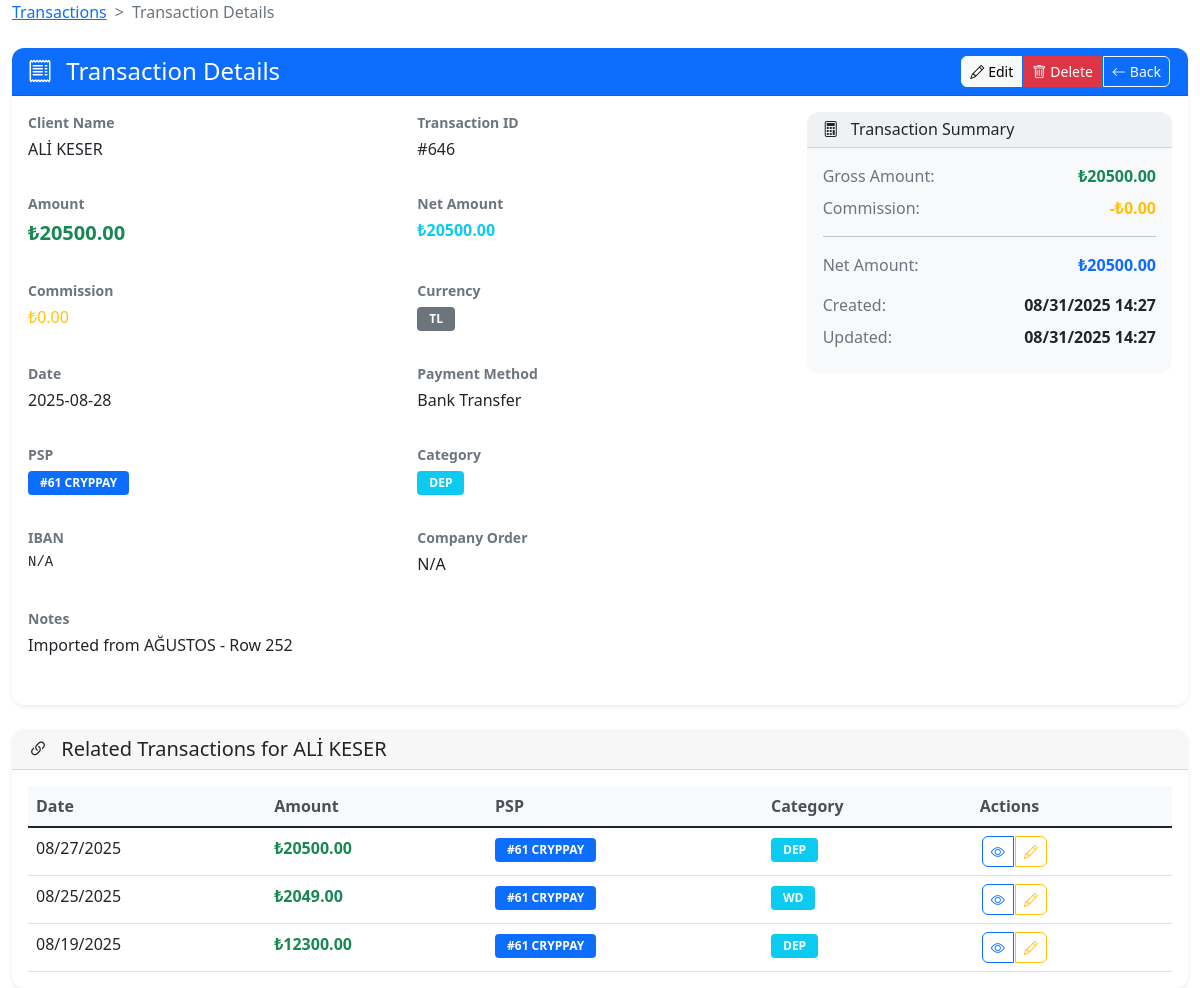
Page /view/646 (signed in) on the committed database.
### app/models/transaction.py (models this page shows, shortened)
class Transaction(db.Model):
    __tablename__ = 'transaction'  # Keep original name to match database
    id = db.Column(db.Integer, primary_key=True)
    client_name = db.Column(db.String(100), nullable=False)
    company = db.Column(db.String(100))
    payment_method = db.Column(db.String(50))
    date = db.Column(db.Date, nullable=False)
    category = db.Column(db.String(50))
    amount = db.Column(db.Numeric(15, 2), nullable=False)
    commission = db.Column(db.Numeric(15, 2), default=0.0)
    net_amount = db.Column(db.Numeric(15, 2), nullable=False)
    currency = db.Column(db.String(10), default='TL')
    psp = db.Column(db.String(50))
    notes = db.Column(db.Text)
    amount_try = db.Column(db.Numeric(15, 2), nullable=True)
    commission_try = db.Column(db.Numeric(15, 2), nullable=True)
    net_amount_try = db.Column(db.Numeric(15, 2), nullable=True)
    exchange_rate = db.Column(db.Numeric(10, 4), nullable=True)
    created_at = db.Column(db.DateTime, default=lambda: datetime.now(timezone.utc))
    updated_at = db.Column(db.DateTime, default=lambda: datetime.now(timezone.utc), onupdate=lambda: datetime.now(timezone.utc))
    created_by = db.Column(db.Integer, db.ForeignKey('user.id'))
    __table_args__ = (
        db.Index('idx_transaction_date', 'date'),
        db.Index('idx_transaction_client', 'client_name'),
        db.Index('idx_transaction_company', 'company'),
        db.Index('idx_transaction_psp', 'psp'),
        db.Index('idx_transaction_category', 'category'),
        db.Index('idx_transaction_currency', 'currency'),
        db.Index('idx_transaction_created_at', 'created_at'),
        db.Index('idx_transaction_created_by', 'created_by'),
        db.Index('idx_transaction_date_psp', 'date', 'psp'),
        db.Index('idx_transaction_date_category', 'date', 'category'),
        db.Index('idx_transaction_date_currency', 'date', 'currency'),
        db.Index('idx_transaction_psp_category', 'psp', 'category'),
        db.Index('idx_transaction_created_by_date', 'created_by', 'date'),
        db.Index('idx_transaction_date_psp_category', 'date', 'psp', 'category'),
        db.Index('idx_transaction_date_currency_psp', 'date', 'currency', 'psp'),
    )
    user = db.relationship('User', backref=db.backref('transactions', lazy=True))

### app/routes/transactions.py (the view)
@transactions_bp.route('/view/<int:transaction_id>')
@login_required
def view_transaction(transaction_id):
    transaction = Transaction.query.get_or_404(transaction_id)
    related_transactions = Transaction.query.filter_by(
        client_name=transaction.client_name
    ).filter(
        Transaction.id != transaction_id
    ).order_by(desc(Transaction.date)).limit(5).all()
    return render_template('view_transaction.html',
                         transaction=transaction,
                         related_transactions=related_transactions)

### app/__init__.py (called while the page is built)
    def get_stats(self):
        total = self._stats['hits'] + self._stats['misses']
        hit_rate = (self._stats['hits'] / total * 100) if total > 0 else 0
        return {
            'hits': self._stats['hits'],
            'misses': self._stats['misses'],
            'sets': self._stats['sets'],
            'deletes': self._stats['deletes'],
            'total_requests': self._stats['total_requests'],
            'hit_rate': round(hit_rate, 2),
            'cache_size': len(self._cache),
            'max_size': self._max_size
        }

### app/services/background_service.py (called while the page is built)
    def is_connected(self) -> bool:
        return self.connected and self.celery is not None

### app/services/csrf_fix_service.py (called while the page is built)
def get_csrf_token():
    return csrf_fix_service.get_csrf_token_for_template()

    def _ensure_session_initialized(self):
        try:
            if has_request_context():
                if 'csrf_token' not in session:
                    session['csrf_token'] = None
                    session.modified = True
                    logger.debug("Session initialized for CSRF")
                if not session.modified:
                    session.modified = True
                session.permanent = True
                session.modified = True
        except Exception as e:
            logger.error(f"Failed to initialize session for CSRF: {str(e)}")

    def get_csrf_token_for_template(self) -> str:
        return self.generate_safe_csrf_token()

### app/services/enhanced_database_monitor.py (called while the page is built)
    def add_query(self, query: str, params: tuple, duration: float,
                  stack_trace: str = None, error: Exception = None):
        query_info = {
            'timestamp': datetime.now(timezone.utc),
            'query': query,
            'params': params,
            'duration': duration,
            'stack_trace': stack_trace,
            'error': str(error) if error else None,
            'error_type': type(error).__name__ if error else None
        }
        with self.lock:
            self.queries.append(query_info)
            self.query_stats[query] += 1
            self.total_execution_time += duration
            if duration > self.slow_query_threshold:
                self.slow_queries.append(query_info)

### app/services/redis_service.py (called while the page is built, shortened)
    def is_connected(self) -> bool:
        if not self.connected or not self.redis_client:
            return False

### app/utils/enhanced_logger.py (called while the page is built)
def get_enhanced_logger(name: str = "PipLinePro") -> EnhancedLogger:
    global _enhanced_logger
    if _enhanced_logger is None:
        _enhanced_logger = EnhancedLogger(name)
    return _enhanced_logger

### templates/view_transaction.html (shortened to what this page needs)
<!DOCTYPE html>
<html>
<head>
    <link href="https://cdn.jsdelivr.net/npm/bootstrap@5.1.3/dist/css/bootstrap.min.css" rel="stylesheet">
    <link href="https://cdn.jsdelivr.net/npm/bootstrap-icons@1.7.2/font/bootstrap-icons.css" rel="stylesheet">
</head>
<body>
<div class="container-fluid">
  <div class="row">
    <div class="col-12">
      <nav aria-label="breadcrumb" class="mb-4">
        <ol class="breadcrumb">
          <li class="breadcrumb-item"><a href="{{ url_for('transactions.clients') }}">Transactions</a></li>
          <li class="breadcrumb-item active" aria-current="page">Transaction Details</li>
        </ol>
      </nav>
      <div class="card shadow-sm">
        <div class="card-header bg-primary text-white">
          <div class="d-flex justify-content-between align-items-center">
            <h4 class="mb-0">
              <i class="bi bi-receipt me-2"></i>
              Transaction Details
            </h4>
            <div class="btn-group">
              <a href="{{ url_for('transactions.edit_transaction', id=transaction.id) }}"
                 class="btn btn-light btn-sm">
                <i class="bi bi-pencil me-1"></i>Edit
              </a>
              <button type="button" class="btn btn-danger btn-sm" onclick="deleteTransaction();">
                <i class="bi bi-trash me-1"></i>Delete
              </button>
              <a href="{{ url_for('transactions.clients') }}"
                 class="btn btn-outline-light btn-sm">
                <i class="bi bi-arrow-left me-1"></i>Back
              </a>
            </div>
          </div>
        </div>
        <div class="card-body">
          <div class="row">
            <div class="col-lg-8">
              <div class="row">
                <div class="col-md-6 mb-3">
                  <div class="detail-group">
                    <label class="detail-label">Client Name</label>
                    <div class="detail-value">{{ transaction.client_name }}</div>
                  </div>
                </div>
                <div class="col-md-6 mb-3">
                  <div class="detail-group">
                    <label class="detail-label">Transaction ID</label>
                    <div class="detail-value">#{{ transaction.id }}</div>
                  </div>
                </div>
                <div class="col-md-6 mb-3">
                  <div class="detail-group">
                    <label class="detail-label">Amount</label>
                    <div class="detail-value text-success fw-bold fs-5">
                      ₺{{ transaction.amount }}
                    </div>
                  </div>
                </div>
                <div class="col-md-6 mb-3">
                  <div class="detail-group">
                    <label class="detail-label">Net Amount</label>
                    <div class="detail-value text-info fw-bold">
                      ₺{{ transaction.net_amount }}
                    </div>
                  </div>
                </div>
                <div class="col-md-6 mb-3">
                  <div class="detail-group">
                    <label class="detail-label">Commission</label>
                    <div class="detail-value text-warning">
                      ₺{{ transaction.commission }}
                    </div>
                  </div>
                </div>
                <div class="col-md-6 mb-3">
                  <div class="detail-group">
                    <label class="detail-label">Currency</label>
                    <div class="detail-value">
                      <span class="badge bg-secondary">{{ transaction.currency }}</span>
                    </div>
                  </div>
                </div>
                <div class="col-md-6 mb-3">
                  <div class="detail-group">
                    <label class="detail-label">Date</label>
                    <div class="detail-value">{{ transaction.date }}</div>
                  </div>
                </div>
                <div class="col-md-6 mb-3">
                  <div class="detail-group">
                    <label class="detail-label">Payment Method</label>
                    <div class="detail-value">{{ transaction.payment_method or 'N/A' }}</div>
                  </div>
                </div>
                <div class="col-md-6 mb-3">
                  <div class="detail-group">
                    <label class="detail-label">PSP</label>
                    <div class="detail-value">
                      <span class="badge bg-primary">{{ transaction.psp or 'N/A' }}</span>
                    </div>
                  </div>
                </div>
                <div class="col-md-6 mb-3">
                  <div class="detail-group">
                    <label class="detail-label">Category</label>
                    <div class="detail-value">
                      <span class="badge bg-info">{{ transaction.category or 'N/A' }}</span>
                    </div>
                  </div>
                </div>
                <div class="col-md-6 mb-3">
                  <div class="detail-group">
                    <label class="detail-label">IBAN</label>
                    <div class="detail-value font-monospace">{{ transaction.iban or 'N/A' }}</div>
                  </div>
                </div>
                <div class="col-md-6 mb-3">
                  <div class="detail-group">
                    <label class="detail-label">Company Order</label>
                    <div class="detail-value">{{ transaction.company_order or 'N/A' }}</div>
                  </div>
                </div>
                {% if transaction.notes %}
                <div class="col-12 mb-3">
                  <div class="detail-group">
                    <label class="detail-label">Notes</label>
                    <div class="detail-value">{{ transaction.notes }}</div>
                  </div>
                </div>
                {% endif %}
              </div>
            </div>
            <div class="col-lg-4">
              <div class="card bg-light">
                <div class="card-header">
                  <h6 class="mb-0">
                    <i class="bi bi-calculator me-2"></i>
                    Transaction Summary
                  </h6>
                </div>
                <div class="card-body">
                  <div class="summary-item">
                    <span class="summary-label">Gross Amount:</span>
                    <span class="summary-value text-success">₺{{ "{:.2f}".format(transaction.amount) }}</span>
                  </div>
                  <div class="summary-item">
                    <span class="summary-label">Commission:</span>
                    <span class="summary-value text-warning">-₺{{ "{:.2f}".format(transaction.commission) }}</span>
                  </div>
                  <hr>
                  <div class="summary-item fw-bold">
                    <span class="summary-label">Net Amount:</span>
                    <span class="summary-value text-primary">₺{{ "{:.2f}".format(transaction.net_amount) }}</span>
                  </div>
                  <div class="mt-3">
                    <div class="summary-item">
                      <span class="summary-label">Created:</span>
                      <span class="summary-value">{{ transaction.created_at.strftime('%m/%d/%Y %H:%M') if transaction.created_at else 'N/A' }}</span>
                    </div>
                    {% if transaction.updated_at and transaction.updated_at != transaction.created_at %}
                    <div class="summary-item">
                      <span class="summary-label">Updated:</span>
                      <span class="summary-value">{{ transaction.updated_at.strftime('%m/%d/%Y %H:%M') }}</span>
                    </div>
                    {% endif %}
                  </div>
                </div>
              </div>
            </div>
          </div>
        </div>
      </div>
      {% if related_transactions %}
      <div class="card mt-4 shadow-sm">
        <div class="card-header">
          <h5 class="mb-0">
            <i class="bi bi-link-45deg me-2"></i>
            Related Transactions for {{ transaction.client_name }}
          </h5>
        </div>
        <div class="card-body">
          <div class="table-responsive">
            <table class="table table-hover">
              <thead class="table-light">
                <tr>
                  <th>Date</th>
                  <th>Amount</th>
                  <th>PSP</th>
                  <th>Category</th>
                  <th>Actions</th>
                </tr>
              </thead>
              <tbody>
                {% for related in related_transactions %}
                <tr>
                  <td>{{ related.date.strftime('%m/%d/%Y') }}</td>
                  <td class="text-success fw-bold">₺{{ "{:.2f}".format(related.amount) }}</td>
                  <td><span class="badge bg-primary">{{ related.psp or 'N/A' }}</span></td>
                  <td><span class="badge bg-info">{{ related.category or 'N/A' }}</span></td>
                  <td>
                    <div class="btn-group btn-group-sm">
                      <a href="{{ url_for('transactions.view_transaction', transaction_id=related.id) }}"
                         class="btn btn-outline-primary">
                        <i class="bi bi-eye"></i>
                      </a>
                      <a href="{{ url_for('transactions.edit_transaction', id=related.id) }}"
                         class="btn btn-outline-warning">
                        <i class="bi bi-pencil"></i>
                      </a>
                    </div>
                  </td>
                </tr>
                {% endfor %}
              </tbody>
            </table>
          </div>
        </div>
      </div>
      {% endif %}
    </div>
  </div>
</div>
</body>
</html>

### templates/view_transaction.html (style rules this page uses)
.detail-group { margin-bottom: 1rem; }
.detail-label { font-weight: 600; color: #6c757d; font-size: 0.875rem; margin-bottom: 0.25rem; display: block; }
.detail-value { font-size: 1rem; color: #212529; word-break: break-word; }
.summary-item { display: flex; justify-content: space-between; align-items: center; margin-bottom: 0.5rem; }
.summary-label { font-weight: 500; color: #6c757d; }
.summary-value { font-weight: 600; }
.font-monospace { font-family: 'Courier New', monospace; font-size: 0.875rem; }
.breadcrumb { background: transparent; padding: 0; margin: 0; }
.breadcrumb-item + .breadcrumb-item::before { content: ">"; color: #6c757d; }
.card { border: none; border-radius: 12px; }
.card-header { border-bottom: 1px solid rgba(0,0,0,.125); border-radius: 12px 12px 0 0 !important; }
.btn-group .btn { border-radius: 6px; margin: 0 2px; }
.table { margin-bottom: 0; }
.table th { border-top: none; font-weight: 600; color: #495057; }
.badge { font-size: 0.75rem; padding: 0.375rem 0.75rem; }

### rows in the picture
Transaction: amount "20500.00", commission "0.00", net_amount "20500.00"
Transaction: date "08/27/2025", amount "20500.00", psp "#61 CRYPPAY", category "DEP"
Transaction: date "08/25/2025", amount "2049.00", psp "#61 CRYPPAY", category "WD"
Transaction: date "08/19/2025", amount "12300.00", psp "#61 CRYPPAY", category "DEP"

### other values in the picture
{{ transaction.iban or 'N/A' }} "N/A"
{{ transaction.company_order or 'N/A' }} "N/A"
